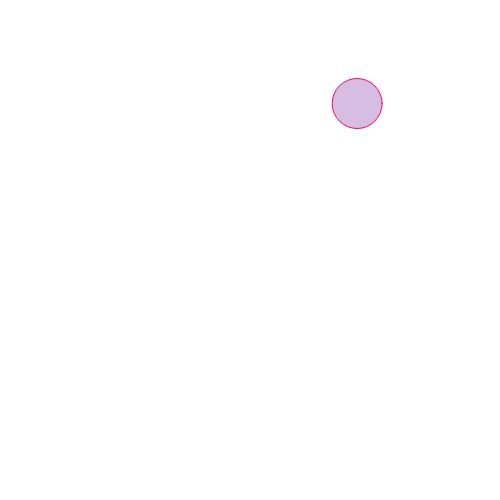
Frame 1 (no input)
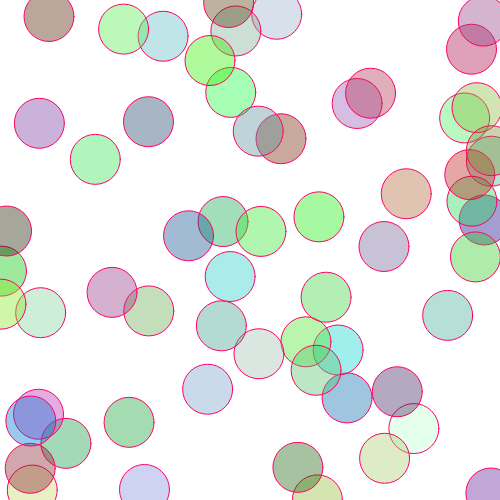
Frame 60 (no input)
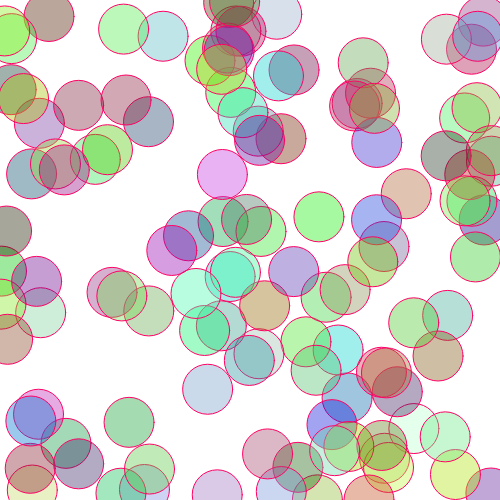
Frame 120 (the mouse pressed at the canvas centre since frame 60)

The p5.js sketch that drew these frames (run headless with seeded random() and noise() and a simulated clock; from frame 60 on, the mouse is pressed at the canvas centre):

// p5.js sketch
// ── sketch.js
var myRandomNumX;
var myRandomNumY;

var myRandomNumR;
var myRandomNumG;
var myRandomNumB;

function setup() {
  background(200);
  //if background is under setup, many ellipses
  createCanvas(500, 500);
}

function draw() {
  myRandomNumX = random(width);
  myRandomNumY = random(height);
  myRandomNumR = random(200);
  myRandomNumG = random(255);
  myRandomNumB = random(225);

  noStroke();
  stroke(255, 0, 100)
  fill(myRandomNumR, myRandomNumG, myRandomNumB, 100);
  //(R, G, B, opacity)
  //255 is the highest value
  ellipse(myRandomNumX, myRandomNumY, 50, 50);

}
